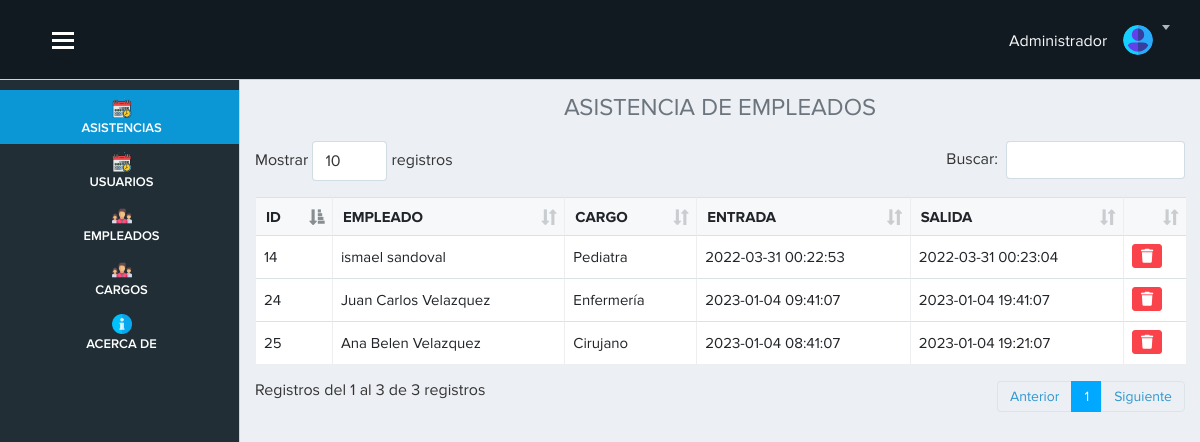
Screenshot of /vista/inicio.php (signed in) with the database file from the repository.
### tables this page shows
CREATE TABLE `asistencia` (
  `id_asistencia` int(11) NOT NULL,
  `id_empleado` int(11) NOT NULL,
  `entrada` datetime DEFAULT NULL,
  `salida` datetime DEFAULT NULL
);

CREATE TABLE `empleado` (
  `id_empleado` int(11) NOT NULL,
  `nombre` varchar(100) DEFAULT NULL,
  `apellido` varchar(255) DEFAULT NULL,
  `dni` varchar(255) NOT NULL,
  `cargo` int(11) NOT NULL
);

CREATE TABLE `cargo` (
  `id_cargo` int(11) NOT NULL,
  `nombre` varchar(100) DEFAULT NULL
);

### vista/inicio.php (the view, shortened to what this page needs)
<?php require('./layout/topbar.php'); ?>
<?php require('./layout/sidebar.php'); ?>
<div class="page-content">
<h4 class="text-center text-secondary"> ASISTENCIA DE EMPLEADOS</h4>
<?php
include "../modelo/conexion.php";
$sql=$conexion->query(" SELECT
asistencia.id_asistencia,
asistencia.id_empleado,
asistencia.entrada,
asistencia.salida,
empleado.id_empleado,
empleado.nombre as 'nom_empleado',
empleado.apellido,
empleado.dni,
empleado.cargo,
cargo.id_cargo,
cargo.nombre as 'nom_cargo'
FROM
asistencia
INNER JOIN empleado ON asistencia.id_empleado = empleado.id_empleado
INNER JOIN cargo ON empleado.cargo = cargo.id_cargo ");
?>
<table class="table table-bordered table-hover col-12" id="example">
  <thead>
    <tr>
      <th scope="col">ID</th>
      <th scope="col">EMPLEADO</th>
      <th scope="col">CARGO</th>
      <th scope="col">ENTRADA</th>
      <th scope="col">SALIDA</th>
      <th></th>
    </tr>
  </thead>
  <tbody>
    <?php
    while ($datos=$sql->fetch_object()){?>
    <tr>
      <td><?= $datos->id_asistencia?></td>
      <td><?= $datos->nom_empleado ." ". $datos->apellido?></td>
      <td><?= $datos->nom_cargo?></td>
      <td><?= $datos->entrada?></td>
      <td><?= $datos->salida?></td>
      <td>
       <a href="inicio.php?id=<?=$datos->id_asistencia?>" onclick="advertencia(event)" class="btn btn-danger btn-sm" ><i class="fa-solid fa-trash"></i></a>
      </td>
    </tr>
    <?php }
    ?>
  </tbody>
</table>
</div>
</div>
<?php require('./layout/footer.php'); ?>

### vista/layout/topbar.php (shortened to what this page needs)
<!doctype html>
<html lang="es">
<head>
    <head lang="es">
        <link href="../public/app/publico/css/lib/font-awesome/font-awesome.min.css" rel="stylesheet">
        <link href="../public/bootstrap5/css/bootstrap.min.css" rel="stylesheet">
        <link rel="stylesheet" href="../public/app/publico/css/lib/lobipanel/lobipanel.min.css">
        <link rel="stylesheet" href="../public/app/publico/css/separate/vendor/lobipanel.min.css">
        <link rel="stylesheet" href="../public/app/publico/css/lib/jqueryui/jquery-ui.min.css">
        <link rel="stylesheet" href="../public/app/publico/css/separate/pages/widgets.min.css">
        <link rel="stylesheet" href="../public/fontawesome/css/all.min.css">
        <link rel="stylesheet" href="../public/fontawesome/css/fontawesome.min.css">
        <link rel="stylesheet" href="../public/app/publico/css/lib/datatables-net/datatables.min.css">
        <link rel="stylesheet" href="../public/app/publico/css/separate/vendor/datatables-net.min.css">
        <link href="../public/app/publico/css/lib/bootstrap/bootstrap.min.css" rel="stylesheet">
        <link href="../public/app/publico/css/main.css" rel="stylesheet">
        <link href="../public/app/publico/css/mis_estilos/estilos.css" rel="stylesheet">
        <link rel="stylesheet" type="text/css" href="../public/app/publico/css/lib/jquery-flex-label/jquery.flex.label.css">
        <link href="../public/principal/css/estilos.css" rel="stylesheet">
        <link href="../public/pnotify/css/pnotify.css" rel="stylesheet" />
        <link href="../public/pnotify/css/pnotify.buttons.css" rel="stylesheet" />
        <link href="../public/pnotify/css/custom.min.css" rel="stylesheet" />
    </head>
</head>
<body class="with-side-menu">
    <div id="app">
        <header class="site-header">
            <div class="container-fluid" style="padding-left: 40px;">
                <button id="show-hide-sidebar-toggle" class="show-hide-sidebar">
                    <span>toggle menu</span>
                </button>
                <div class="site-header-content">
                    <div class="site-header-content-in">
                        <div class="site-header-shown">
                            <div class="dropdown dropdown-notification">
                                <h6 class="text-light mt-2">
                                    Administrador
                                </h6>
                            </div>
                            <div class="dropdown user-menu">
                                <button class="dropdown-toggle" id="dd-user-menu" type="button" data-toggle="dropdown" aria-haspopup="true" aria-expanded="false">
                                    <img src="../public/app/publico/img/user.svg" alt="">
                                </button>
                            </div>
                        </div>
                    </div>
                </div>
            </div>
        </header>

### vista/layout/sidebar.php
<nav class="side-menu">
            <ul class="side-menu-list p-0">
                <li class="red">
                    <a href="inicio.php" class="activo">
                        <img src="../public/img-inicio/programar.png" class="img-inicio" alt="">
                        <span class="lbl">ASISTENCIAS</span>
                    </a>
                </li>
                <li class="red">
                    <a href="usuarios.php" class="activo">
                        <img src="../public/img-inicio/programar.png" class="img-inicio" alt="">
                        <span class="lbl">USUARIOS</span>
                    </a>
                </li>
                <li class="red">
                    <a href="empleado.php" class="activo">
                        <img src="../public/img-inicio/team.png" class="img-inicio" alt="">
                        <span class="lbl">EMPLEADOS</span>
                    </a>
                </li>
                <li class="red">
                    <a href="cargo.php" class="activo">
                        <img src="../public/img-inicio/team.png" class="img-inicio" alt="">
                        <span class="lbl">CARGOS</span>
                    </a>
                </li>
                <li class="red">
                    <a href="acerca.php" class="activo">
                        <img src="../public/img-inicio/info.png" class="img-inicio" alt="">
                        <span class="lbl">ACERCA DE</span>
                    </a>
                </li>
            </ul>
        </nav>

### vista/layout/footer.php (shortened to what this page needs)
</body>
</html>

### vista/inicio.php (style rules this page uses)
ul li:nth-child(1) .activo { background: rgb(11, 150, 214) !important; }

### vista/layout/topbar.php (style rules this page uses)
.page-content { margin-top: 70px; }

### rows the page displays
asistencia: id_asistencia "14", id_empleado.nombre "ismael", id_empleado.apellido "sandoval", cargo.nombre "Pediatra", entrada "2022-03-31 00:22:53", salida "2022-03-31 00:23:04"
asistencia: id_asistencia "24", id_empleado.nombre "Juan Carlos", id_empleado.apellido "Velazquez", cargo.nombre "Enfermería", entrada "2023-01-04 09:41:07", salida "2023-01-04 19:41:07"
asistencia: id_asistencia "25", id_empleado.nombre "Ana Belen", id_empleado.apellido "Velazquez", cargo.nombre "Cirujano", entrada "2023-01-04 08:41:07", salida "2023-01-04 19:21:07"
